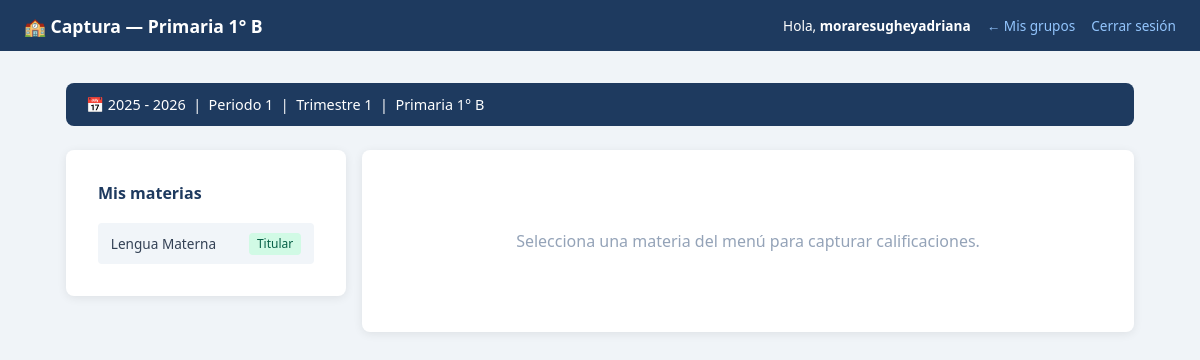
/maestro/captura.php?seccion=primaria&grado=1&grupo=B (signed in), run on the app's committed database.
### tables this page shows
CREATE TABLE `ciclos_escolares` (
  `id` int(10) unsigned NOT NULL AUTO_INCREMENT,
  `nombre` varchar(30) NOT NULL,
  `fecha_inicio` date NOT NULL,
  `fecha_fin` date NOT NULL,
  `activo` tinyint(1) NOT NULL DEFAULT 0,
  `creado_en` timestamp NOT NULL DEFAULT current_timestamp(),
  PRIMARY KEY (`id`),
  UNIQUE KEY `nombre` (`nombre`)
);

CREATE TABLE `periodos_apertura` (
  `id` int(10) unsigned NOT NULL AUTO_INCREMENT,
  `ciclo_id` int(10) unsigned NOT NULL,
  `periodo` tinyint(3) unsigned NOT NULL COMMENT '1 al 6',
  `abierto` tinyint(1) NOT NULL DEFAULT 0,
  `abierto_en` datetime DEFAULT NULL,
  `cerrado_en` datetime DEFAULT NULL,
  PRIMARY KEY (`id`),
  UNIQUE KEY `uk_ciclo_periodo` (`ciclo_id`,`periodo`),
  CONSTRAINT `fk_periodo_ciclo` FOREIGN KEY (`ciclo_id`) REFERENCES `ciclos_escolares` (`id`)
);

CREATE TABLE `asignaciones` (
  `id` int(10) unsigned NOT NULL AUTO_INCREMENT,
  `ciclo_id` int(10) unsigned NOT NULL,
  `materia_id` int(10) unsigned NOT NULL,
  `campo_formativo_id` int(10) unsigned DEFAULT NULL COMMENT 'NULL para Higiene',
  `seccion` enum('maternal','preescolar','primaria','secundaria') NOT NULL,
  `grado` tinyint(3) unsigned NOT NULL,
  `grupo` varchar(10) NOT NULL DEFAULT 'A',
  `orden` tinyint(3) unsigned NOT NULL DEFAULT 0 COMMENT 'Orden en la boleta',
  `activo` tinyint(1) NOT NULL DEFAULT 1,
  `creado_en` datetime NOT NULL DEFAULT current_timestamp(),
  `created_at` timestamp NOT NULL DEFAULT current_timestamp(),
  PRIMARY KEY (`id`),
  UNIQUE KEY `uk_asignacion` (`ciclo_id`,`materia_id`,`seccion`,`grado`,`grupo`),
  KEY `fk_asig_materia` (`materia_id`),
  KEY `fk_asig_campo` (`campo_formativo_id`),
  CONSTRAINT `fk_asig_campo` FOREIGN KEY (`campo_formativo_id`) REFERENCES `campos_formativos` (`id`),
  CONSTRAINT `fk_asig_ciclo` FOREIGN KEY (`ciclo_id`) REFERENCES `ciclos_escolares` (`id`),
  CONSTRAINT `fk_asig_materia` FOREIGN KEY (`materia_id`) REFERENCES `materias` (`id`)
);

CREATE TABLE `materias` (
  `id` int(10) unsigned NOT NULL AUTO_INCREMENT,
  `nombre` varchar(80) NOT NULL,
  `campo_formativo_id` int(10) unsigned DEFAULT NULL,
  `es_ingles` tinyint(1) NOT NULL DEFAULT 0,
  `es_artes` tinyint(1) NOT NULL DEFAULT 0,
  `es_higiene` tinyint(1) NOT NULL DEFAULT 0,
  `es_disciplina` tinyint(1) NOT NULL DEFAULT 0,
  `es_ausencias` tinyint(1) NOT NULL DEFAULT 0,
  `grupo_visual` varchar(30) DEFAULT NULL COMMENT 'base|ciencias|ingles|artes|cocurriculares|higiene|disciplina|ausencias',
  `activo` tinyint(1) NOT NULL DEFAULT 1,
  `creado_en` datetime NOT NULL DEFAULT current_timestamp(),
  PRIMARY KEY (`id`),
  KEY `fk_materia_campo` (`campo_formativo_id`),
  CONSTRAINT `fk_materia_campo` FOREIGN KEY (`campo_formativo_id`) REFERENCES `campos_formativos` (`id`)
);

### models/CicloModel.php (called while the page is built, shortened)
<?php
class CicloModel {
    private mysqli $db;
    public function __construct(mysqli $db) {
        $this->db = $db;
    }
    public function obtenerActivo(): ?array {
        $res = $this->db->query(
            "SELECT id, nombre, fecha_inicio, fecha_fin
             FROM ciclos_escolares WHERE activo = 1 LIMIT 1"
        );
        return ($res && $res->num_rows > 0) ? $res->fetch_assoc() : null;
    }
}

### models/PeriodoAperturaModel.php (called while the page is built, shortened)
<?php
class PeriodoAperturaModel {
    private mysqli $db;
    public function __construct(mysqli $db) {
        $this->db = $db;
    }
    public function obtenerAbierto(int $cicloId): ?array {
        $stmt = $this->db->prepare("
            SELECT id, periodo FROM periodos_apertura
            WHERE ciclo_id = ? AND abierto = 1 LIMIT 1
        ");
        $stmt->bind_param('i', $cicloId);
        $stmt->execute();
        $res = $stmt->get_result();
        return $res->num_rows > 0 ? $res->fetch_assoc() : null;
    }
}

### models/CalificacionModel.php (called while the page is built, shortened)
<?php
class CalificacionModel {
    private mysqli $db;
    public function __construct(mysqli $db) {
        $this->db = $db;
    }
    public function obtenerGruposDeProfesor(int $profesorId, int $cicloId): array {
        $stmt = $this->db->prepare("
            SELECT DISTINCT a.seccion, a.grado, a.grupo
            FROM asignaciones a
            JOIN asignacion_maestros am ON am.asignacion_id = a.id
            WHERE am.profesor_id = ? AND a.ciclo_id = ? AND a.activo = 1 AND am.activo = 1
            ORDER BY a.seccion, a.grado, a.grupo
        ");
        $stmt->bind_param('ii', $profesorId, $cicloId);
        $stmt->execute();
        return $stmt->get_result()->fetch_all(MYSQLI_ASSOC);
    }
    public function obtenerMateriasDeProfesor(int $profesorId, int $cicloId, string $seccion, int $grado, string $grupo): array {
        $stmt = $this->db->prepare("
            SELECT a.id AS asignacion_id,
                   m.nombre AS materia_nombre,
                   m.es_ingles,
                   m.es_artes,
                   m.es_higiene,
                   m.es_ausencias,
                   am.es_titular
            FROM asignaciones a
            JOIN materias m ON m.id = a.materia_id
            JOIN asignacion_maestros am ON am.asignacion_id = a.id
            WHERE am.profesor_id = ?
              AND a.ciclo_id = ?
              AND a.seccion = ?
              AND a.grado = ?
              AND a.grupo = ?
              AND a.activo = 1
              AND am.activo = 1
            ORDER BY a.orden ASC
        ");
        $stmt->bind_param('iisis', $profesorId, $cicloId, $seccion, $grado, $grupo);
        $stmt->execute();
        return $stmt->get_result()->fetch_all(MYSQLI_ASSOC);
    }
}

### models/ProfesorModel.php (called while the page is built, shortened)
<?php
class ProfesorModel {
    private mysqli $db;
    public function __construct(mysqli $db, UserModel $userModel) {
        $this->db        = $db;
    }
    public function obtenerPorUserId(int $userId): ?array {
        $stmt = $this->db->prepare(
            "SELECT * FROM profesores WHERE user_id = ? LIMIT 1"
        );
        $stmt->bind_param('i', $userId);
        $stmt->execute();
        $res = $stmt->get_result();
        return $res->num_rows > 0 ? $res->fetch_assoc() : null;
    }
}

### maestro/captura.php (the view, shortened to what this page needs)
<?php
require_once __DIR__ . '/../models/ProfesorModel.php';
require_once __DIR__ . '/../models/CicloModel.php';
require_once __DIR__ . '/../models/PeriodoAperturaModel.php';
require_once __DIR__ . '/../models/CalificacionModel.php';
$db            = getConexion();
$profModelo    = new ProfesorModel($db, new UserModel($db));
$cicloModelo   = new CicloModel($db);
$periodoModelo = new PeriodoAperturaModel($db);
$calModelo     = new CalificacionModel($db);
$profesor = $profModelo->obtenerPorUserId((int)$_SESSION['user_id']);
$cicloActivo    = $cicloModelo->obtenerActivo();
$periodoAbierto = $cicloActivo ? $periodoModelo->obtenerAbierto((int)$cicloActivo['id']) : null;
$seccion = trim($_GET['seccion'] ?? '');
$grado   = (int)($_GET['grado']  ?? 0);
$grupo   = trim($_GET['grupo']   ?? '');
$periodo = (int)$periodoAbierto['periodo'];
$grupos      = $calModelo->obtenerGruposDeProfesor((int)$profesor['id'], (int)$cicloActivo['id']);
$materias = $calModelo->obtenerMateriasDeProfesor(
    (int)$profesor['id'], (int)$cicloActivo['id'], $seccion, $grado, $grupo
);
$materiaActual = null;
$asignacionId  = (int)($_GET['asignacion_id'] ?? $_POST['asignacion_id'] ?? 0);
$alumnos     = [];
include __DIR__ . '/../includes/header.php';
?>
<main class="container">
  <div class="ciclo-banner">
    <span class="ciclo-banner__label">
      📅 <?= htmlspecialchars($cicloActivo['nombre']) ?>
      &nbsp;|&nbsp; Periodo <?= $periodo ?>
      &nbsp;|&nbsp; Trimestre <?= (int)ceil($periodo / 2) ?>
      &nbsp;|&nbsp; <?= ucfirst($seccion) ?> <?= $grado ?>° <?= $grupo ?>
    </span>
  </div>
  <div class="captura-layout">
    <aside class="materias-sidebar">
      <div class="card">
        <h3 class="section-title" style="font-size:1rem;">Mis materias</h3>
        <nav class="materias-nav">
          <?php foreach ($materias as $m): ?>
            <a href="captura.php?seccion=<?= $seccion ?>&grado=<?= $grado ?>&grupo=<?= $grupo ?>&asignacion_id=<?= $m['asignacion_id'] ?>"
               class="materia-nav-link <?= ((int)$m['asignacion_id'] === $asignacionId) ? 'active' : '' ?>">
              <?= htmlspecialchars($m['materia_nombre']) ?>
              <?php if (!empty($m['es_titular'])): ?>
                <span class="badge badge--active">Titular</span>
              <?php endif; ?>
            </a>
          <?php endforeach; ?>
        </nav>
      </div>
    </aside>
    <section class="captura-main">
      <?php if (!$materiaActual): ?>
        <div class="card">
          <p class="empty-state">Selecciona una materia del menú para capturar calificaciones.</p>
        </div>
      <?php elseif (empty($alumnos)): ?>
        <div class="card">
          <p class="empty-state">No hay alumnos registrados en este grupo.</p>
        </div>
      <?php endif; ?>
    </section>
  </div>
</main>
<?php include __DIR__ . '/../includes/footer.php'; ?>

### css/style.css (style rules this page uses)
:root { --color-primary: #1e3a5f; --color-primary-h: #2d5282; --color-accent: #3b82f6; --color-bg: #f0f4f8; --color-surface: #ffffff; --color-border: #e2e8f0; --color-text: #334155; --color-muted: #64748b; --color-placeholder:#94a3b8; --color-success-bg: #d1fae5; --color-success-tx: #065f46; --color-error-bg: #fee2e2; --color-error-tx: #991b1b; --color-warn-bg: #fef3c7; --color-warn-tx: #92400e; --color-info-bg: #eff6ff; --color-info-tx: #1e3a5f; --color-badge-bg: #dbeafe; --color-badge-tx: #1d4ed8; --radius: 8px; --radius-sm: 4px; --shadow: 0 2px 10px rgba(0,0,0,.08); --shadow-lg: 0 6px 18px rgba(0,0,0,.12); --font: 'Segoe UI', system-ui, sans-serif; }
*, *::before, *::after { box-sizing: border-box; margin: 0; padding: 0; }
body { font-family: var(--font); background: var(--color-bg); color: var(--color-text); min-height: 100vh; }
.container { max-width: 1100px; margin: 2rem auto; padding: 0 1rem; }
.card { background: var(--color-surface); border-radius: var(--radius); box-shadow: var(--shadow); padding: 2rem; }
.section-title { color: var(--color-primary); margin-bottom: 1.2rem; font-size: 1.25rem; }
.badge { display: inline-block; background: var(--color-badge-bg); color: var(--color-badge-tx); border-radius: var(--radius-sm); padding: .15rem .5rem; font-size: .75rem; }
.badge--active { background: #d1fae5; color: #065f46; }
.empty-state { text-align: center; padding: 3rem; color: var(--color-placeholder); }
.ciclo-banner { display: flex; align-items: center; gap: .75rem; background: var(--color-primary); color: #fff; border-radius: var(--radius); padding: .75rem 1.25rem; margin-bottom: 1.5rem; font-size: .9rem; }
.ciclo-banner__label { flex: 1; }
.captura-layout { display: grid; grid-template-columns: 240px 1fr; gap: 1.5rem; align-items: start; }
.materias-sidebar { position: sticky; top: 1rem; }
.materias-nav { display: flex; flex-direction: column; gap: 0.3rem; }
.materia-nav-link { display: flex; justify-content: space-between; align-items: center; padding: 0.6rem 0.8rem; background: #f1f5f9; border-radius: var(--radius-sm); text-decoration: none; color: var(--color-text); font-size: 0.85rem; transition: all 0.15s; }

### maestro/captura.php (style rules this page uses)
.captura-layout { display:flex; gap:1rem; }
.materias-sidebar { width:280px; flex-shrink:0; }
.captura-main { flex:1; min-width:0; }

### data on the page
ciclos_escolares: nombre "2025 - 2026"
periodos_apertura: periodo "1", ceil($periodo/2) "1"
asignaciones: materia.nombre "Lengua Materna"

### other printed values
$pageTitle "Captura — Primaria 1° B"
$_SESSION['username'] "moraresugheyadriana"
$backLabel "← Mis grupos"
$seccion "Primaria"
$grado "1"
$grupo "B"
